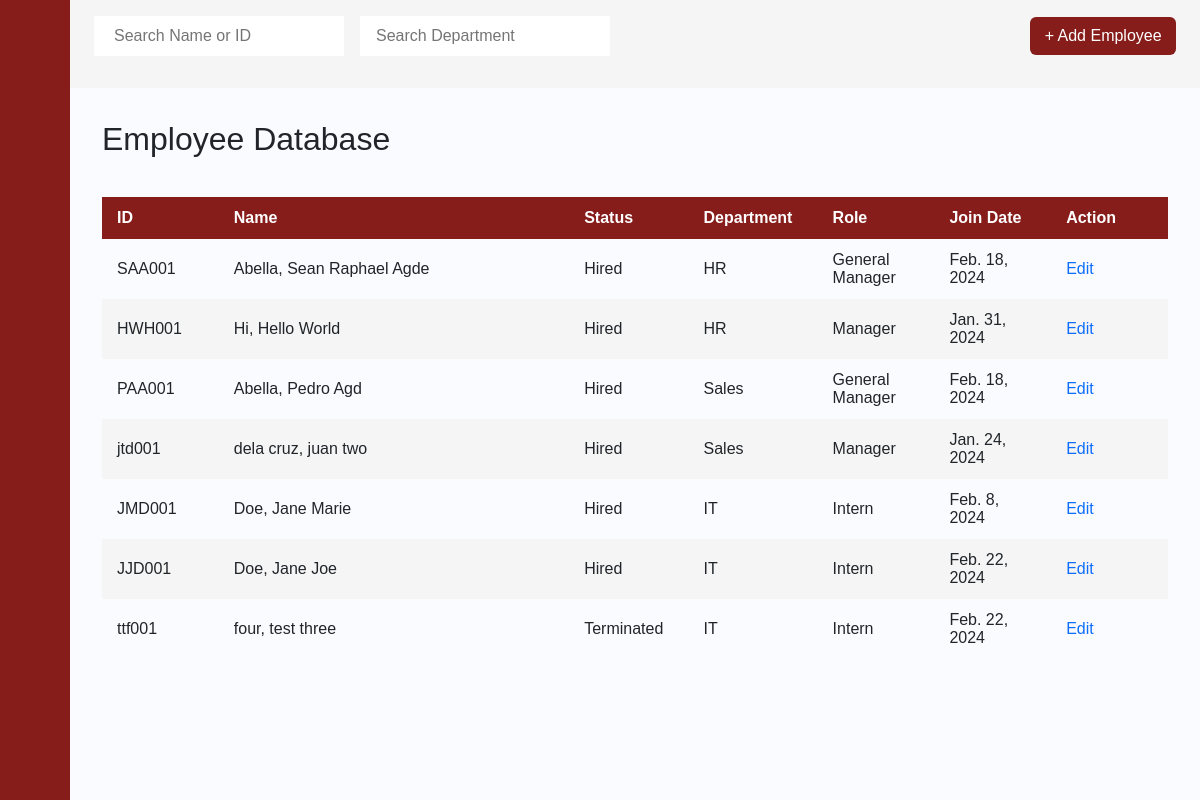
Page /employee_database on the earlier database version.
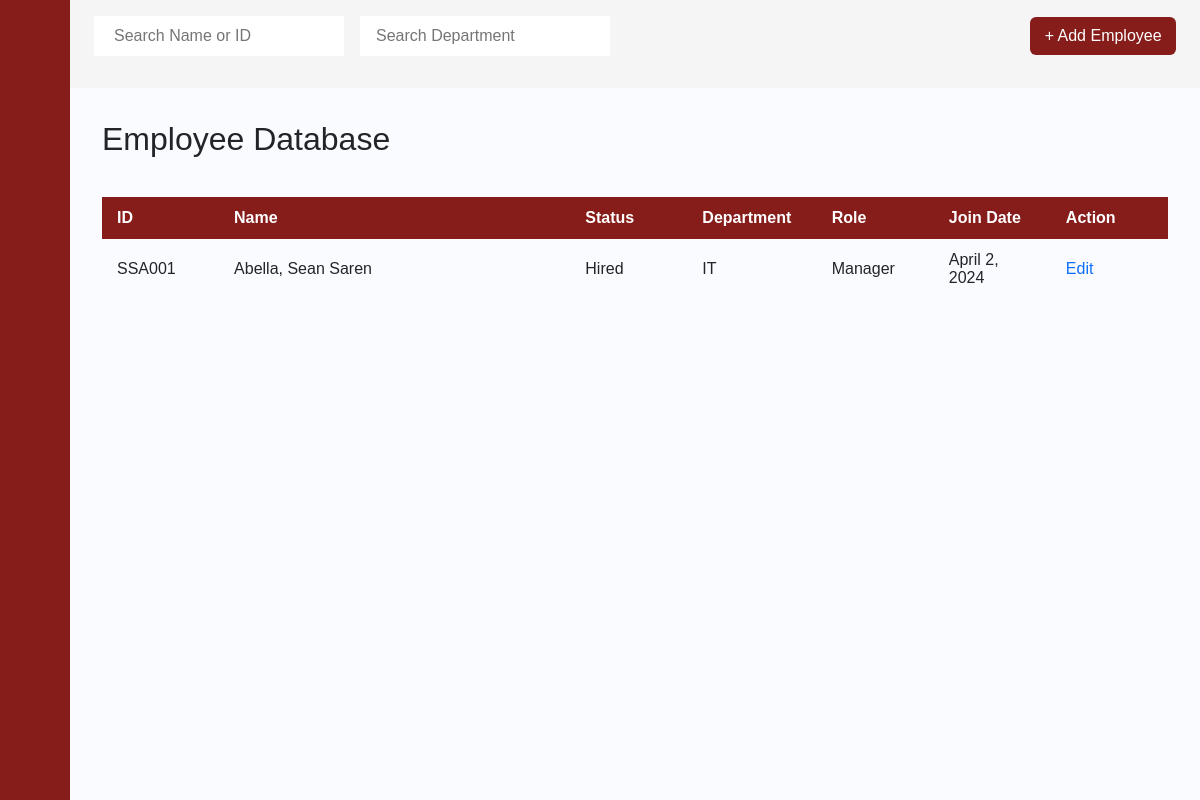
Same page on the later database version.
### payrollapp/models.py (models this page shows, shortened)
class Employee(models.Model):
    Last_name = models.CharField(max_length=255)
    First_name = models.CharField(max_length=255)
    Middle_name = models.CharField(max_length=255)
    id_number = models.CharField(max_length=6, primary_key=True)
    Status  = models.CharField(max_length=255)
    Department  = models.CharField(max_length=255)
    Role   = models.CharField(max_length=255)
    Join_Date = models.DateField(blank=True, null=True)
    Phone_Number = models.IntegerField()
    Email = models.CharField(max_length=255)
    BankNumber = models.IntegerField()
    Salary   = models.FloatField()

### payrollapp/views.py (the view)
# urls.py: path('employee_database', views.employee_database, name='employee_database'),
def employee_database(request):
    a = Employee.objects.all()
    return render(request, 'payrollapp/employee_database.html', {'a':a})

### payrollapp/templates/payrollapp/employee_database.html (shortened to what this page needs)
{% extends 'payrollapp/base.html' %}
{% load static %}
{% block content %}
<div class="main">
    <div class="dashboard-navbar">
        <form action="#">
          <div class="nav-search">
            <input type="text" class="search-query mr-3" placeholder="Search Name or ID" onkeyup="searchName()" id="eName">
            <input type="text" class="search-query px-3" id="eDepa" placeholder="Search Department" onkeyup="searchDepartment()">
          </div>
        </form>
        <div class="navbar-content">
            <ul class="main-nav">
                <div class="nav-search">
                    <a href="{% url 'add_employee' %}" class="btn">+ Add Employee</a>
                </div>
            </ul>
        </div>
    </div>
    <div class="content">
        <h2>Employee Database</h2>
        <div style="overflow-x:auto;">
            <table id="posts">
                <thead>
                    <tr>
                        <th style="width:10%">ID</th>
                        <th style="width:30%">Name</th>
                        <th style="width:10%">Status</th>
                        <th style="width:10%">Department</th>
                        <th style="width:10%">Role</th>
                        <th style="width:10%">Join Date</th>
                        <th style="width:10%">Action</th>
                    </tr>
                </thead>
                <tbody>
                {% for b in a %}
                    <tr>
                        <td> {{ b.id_number }} </td>
                        <td> {{ b.Last_name }}, {{ b.First_name }} {{ b.Middle_name }}</td>
                        <td> {{ b.Status }} </td>
                        <td> {{ b.Department }} </td>
                        <td> {{ b.Role }} </td>
                        <td> {{ b.Join_Date }} </td>
                        <td> <a href="{% url 'employee_info' EID=b.pk %}">Edit</a> </td>
                    </tr>
                {% endfor %}
                </tbody>
            </table>
        </div>
    </div>
</div>
{% endblock %}

### payrollapp/templates/payrollapp/base.html (shortened to what this page needs)
{% load static %}
<html>
<head>
    <link rel="stylesheet" href="https://cdn.jsdelivr.net/npm/bootstrap@4.0.0/dist/css/bootstrap.min.css">
    <link href="https://cdn.lineicons.com/4.0/lineicons.css" rel="stylesheet" />
    <link href="https://cdn.jsdelivr.net/npm/bootstrap@5.3.0-alpha3/dist/css/bootstrap.min.css" rel="stylesheet"
>
    <link rel="stylesheet" href="{% static '/bootstrap/css/style.css' %}">
    <link rel="stylesheet" href="https://fonts.cdnfonts.com/css/product-sans">
</head>
<body>
    <div class="wrapper">
        <aside id="sidebar">
            <div class="d-flex">
                <button class="toggle-btn" type="button">
                </button>
            </div>
            <ul class="sidebar-nav">
                <li class="sidebar-item">
                    <a href="{% url 'dashboard' %}" class="sidebar-link">
                    </a>
                </li>
                <li class="sidebar-item">
                    <a href="#" class="sidebar-link collapsed has-dropdown" data-bs-toggle="collapse"
                        data-bs-target="#payroll" aria-expanded="false" aria-controls="payroll">
                    </a>
                </li>
                <li class="sidebar-item">
                    <a href="#" class="sidebar-link collapsed has-dropdown" data-bs-toggle="collapse"
                        data-bs-target="#employees" aria-expanded="false" aria-controls="employees">
                    </a>
                </li>
            </ul>
            <div class="sidebar-footer">
                <a href="{% url 'login' %}" class="sidebar-link">
                </a>
            </div>
        </aside>
        <div class="main">
            {% block content %}
            {% endblock %}
        </div>
    </div>
</body>
</html>

Differences in the rows shown:
removed Employee: id_number "SAA001", Last_name "Abella", First_name "Sean Raphael", Middle_name "Agde", Status "Hired", Department "HR", Role "General Manager", Join_Date "Feb. 18, 2024"
removed Employee: id_number "HWH001", Last_name "Hi", First_name "Hello", Middle_name "World", Status "Hired", Department "HR", Role "Manager", Join_Date "Jan. 31, 2024"
removed Employee: id_number "PAA001", Last_name "Abella", First_name "Pedro", Middle_name "Agd", Status "Hired", Department "Sales", Role "General Manager", Join_Date "Feb. 18, 2024"
removed Employee: id_number "jtd001", Last_name "dela cruz", First_name "juan", Middle_name "two", Status "Hired", Department "Sales", Role "Manager", Join_Date "Jan. 24, 2024"
removed Employee: id_number "JMD001", Last_name "Doe", First_name "Jane", Middle_name "Marie", Status "Hired", Department "IT", Role "Intern", Join_Date "Feb. 8, 2024"
removed Employee: id_number "JJD001", Last_name "Doe", First_name "Jane", Middle_name "Joe", Status "Hired", Department "IT", Role "Intern", Join_Date "Feb. 22, 2024"
removed Employee: id_number "ttf001", Last_name "four", First_name "test", Middle_name "three", Status "Terminated", Department "IT", Role "Intern", Join_Date "Feb. 22, 2024"
added Employee: id_number "SSA001", Last_name "Abella", First_name "Sean", Middle_name "Saren", Status "Hired", Department "IT", Role "Manager", Join_Date "April 2, 2024"
